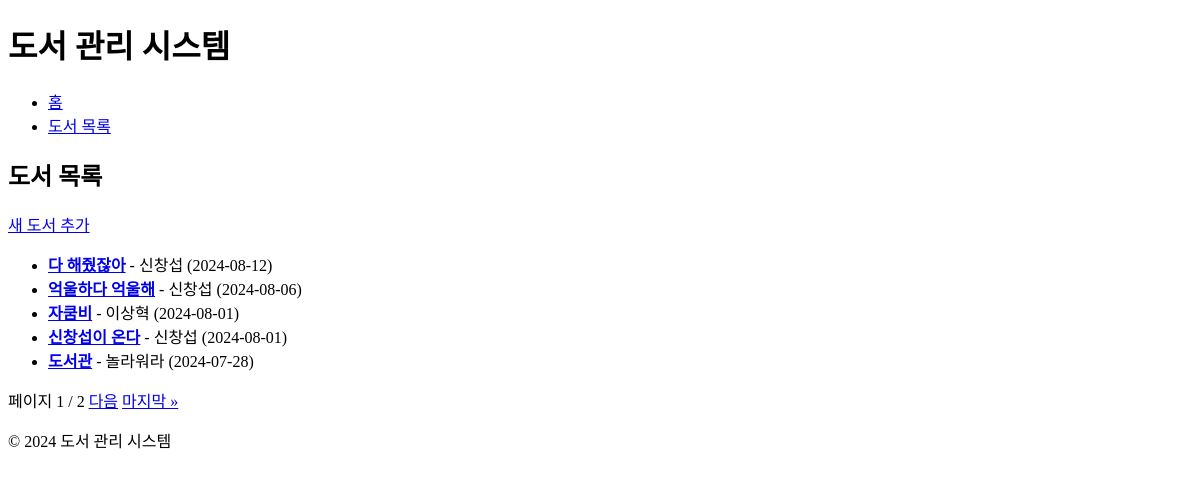
/books/, run on an earlier commit of the app's database.
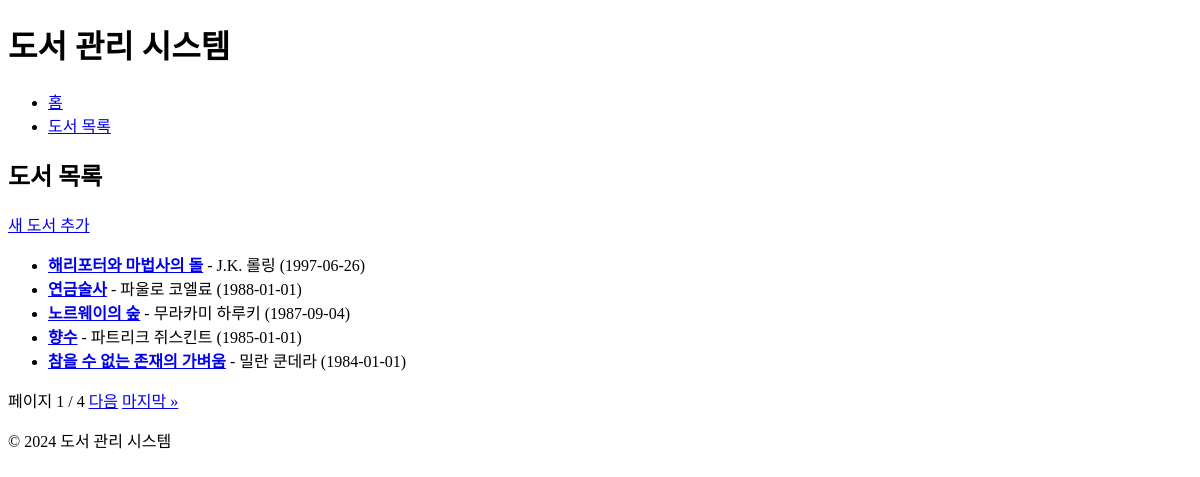
And on a later commit of the database.
### books/models.py (models this page shows, shortened)
class Book(models.Model):
    title = models.CharField(max_length=100, verbose_name='제목')
    author = models.CharField(max_length=100, verbose_name='저자')
    publication_date = models.DateField(verbose_name='출판일')
    genre = models.CharField(max_length=100, verbose_name='장르') # 책 장르, 최대 100자 문자열
    summary = models.TextField(verbose_name='요약') # 책 요약, 문자열 길이 제한 없음
    image = models.ImageField(upload_to='book_images/', blank=True, null=True)  # 이미지 필드 추가
    class Meta:
        verbose_name = '도서' # 모델의 단수 표현
        verbose_name_plural = '도서들' # 모델의 복수 표현

### books/views.py (the view)
# urls.py: path('', BookListView.as_view(), name='book_list'), # books/로 접속하면 BookListView가 실행되도록 설정
class BookListView(ListView):
    model = Book # 이 뷰에서 사용할 모델
    template_name = 'books/book_list.html' # 랜더링할 템플릿 파일!
    context_object_name = 'books' # 컨텍스트 객체 이름! 기본적으로 object_list를 사용함 books 변경
    ordering = ['-publication_date'] # 출판일 기준 내림차순으로 정렬
    paginate_by = 5 # 페이지네이션 기능을 사용하고 한 페이지에 2개의 객체를 보여줌

### templates/books/book_list.html (shortened to what this page needs)
{% extends 'base.html' %}
{% block content %}
    <h2>도서 목록</h2>
    <a href="{% url 'books:book_create' %}">새 도서 추가</a>
    <ul>
        {% for book in books %}
            <li>
                <strong><a href="{% url 'books:book_detail' book.pk %}">{{ book.title }}</a></strong> - {{ book.author }} ({{ book.publication_date|date:"Y-m-d" }})
            </li>
        {% endfor %}
    </ul>
    <div class="pagination">
        <span class="step-links">
            <span class="current">
                페이지 {{ page_obj.number }} / {{ page_obj.paginator.num_pages }}
            </span>
            {% if page_obj.has_next %}
                <a href="?page={{ page_obj.next_page_number }}">다음</a>
                <a href="?page={{ page_obj.paginator.num_pages }}">마지막 &raquo;</a>
            {% endif %}
        </span>
    </div>
{% endblock %}

### templates/base.html (shortened to what this page needs)
<!DOCTYPE html>
<html lang="ko">
<head>
</head>
<body>
    <header>
        <h1>도서 관리 시스템</h1>
        <nav>
            <ul>
                <li><a href="{% url 'main' %}">홈</a></li>
                <li><a href="{% url 'books:book_list' %}">도서 목록</a></li>
            </ul>
        </nav>
    </header>
    <main>
        {% block content %}{% endblock %}
    </main>
    <footer>
        <p>&copy; 2024 도서 관리 시스템</p>
    </footer>
</body>
</html>

What changed in the data, as far as the page shows it:
removed Book: title "다 해줬잖아", author "신창섭", publication_date "2024-08-12"
removed Book: title "억울하다 억울해", author "신창섭", publication_date "2024-08-06"
removed Book: title "자쿰비", author "이상혁", publication_date "2024-08-01"
removed Book: title "신창섭이 온다", author "신창섭", publication_date "2024-08-01"
removed Book: title "도서관", author "놀라워라", publication_date "2024-07-28"
added Book: title "해리포터와 마법사의 돌", author "J.K. 롤링", publication_date "1997-06-26"
added Book: title "연금술사", author "파울로 코엘료", publication_date "1988-01-01"
added Book: title "노르웨이의 숲", author "무라카미 하루키", publication_date "1987-09-04"
added Book: title "향수", author "파트리크 쥐스킨트", publication_date "1985-01-01"
added Book: title "참을 수 없는 존재의 가벼움", author "밀란 쿤데라", publication_date "1984-01-01"
Also different on the page:
{{ page_obj.paginator.num_pages }}: "2" → "4"
